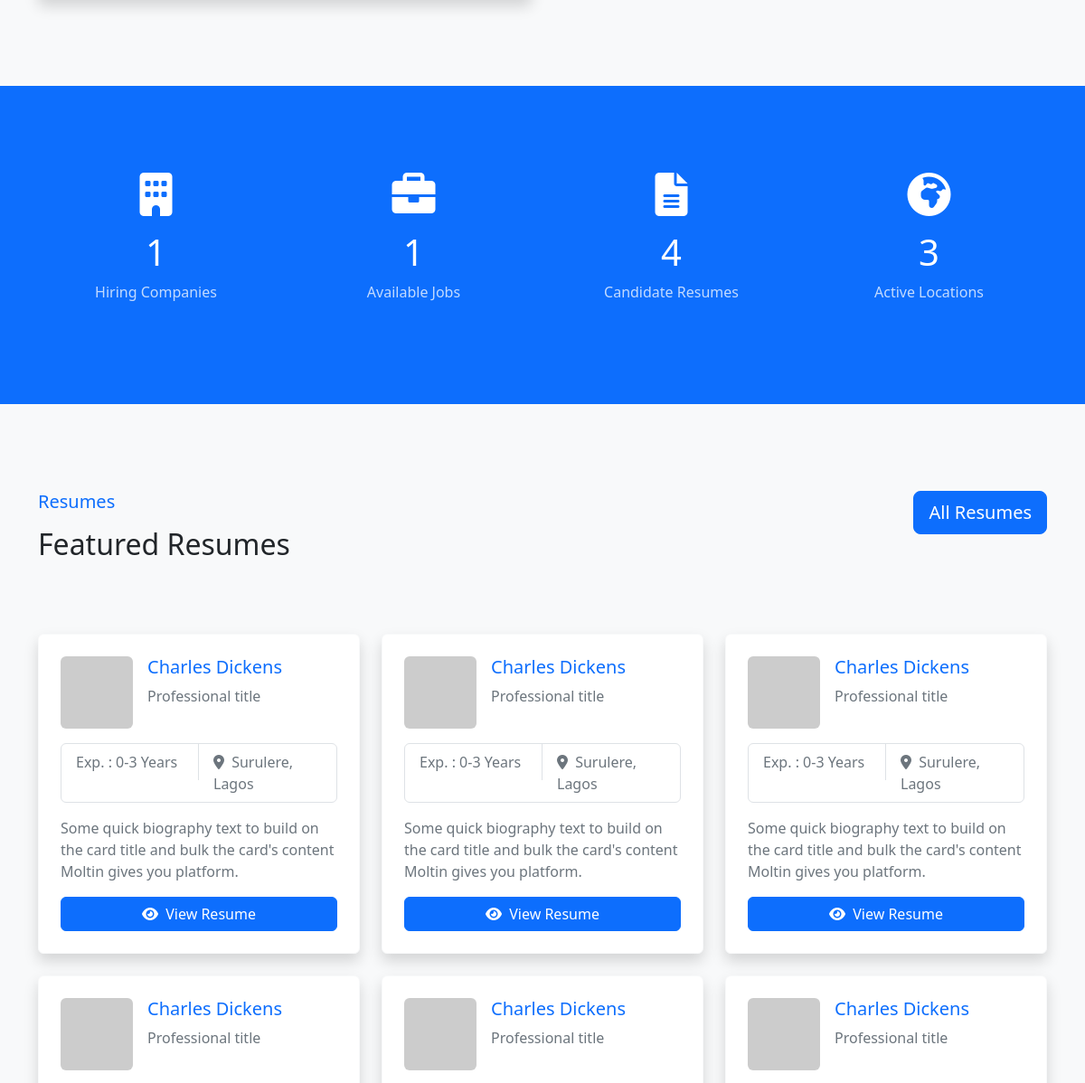
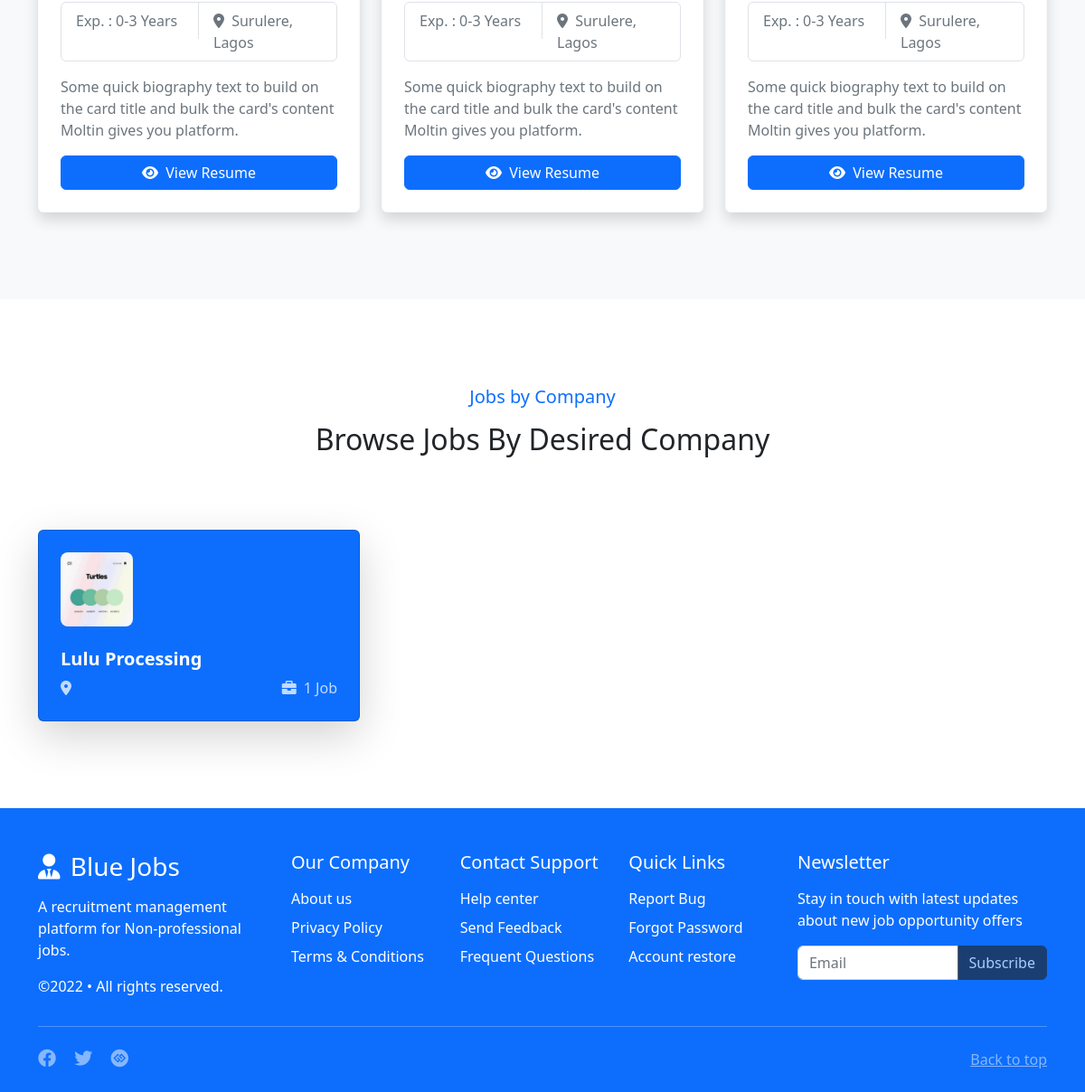
The app's page / (lower part), older data (2 pictures, top to bottom).
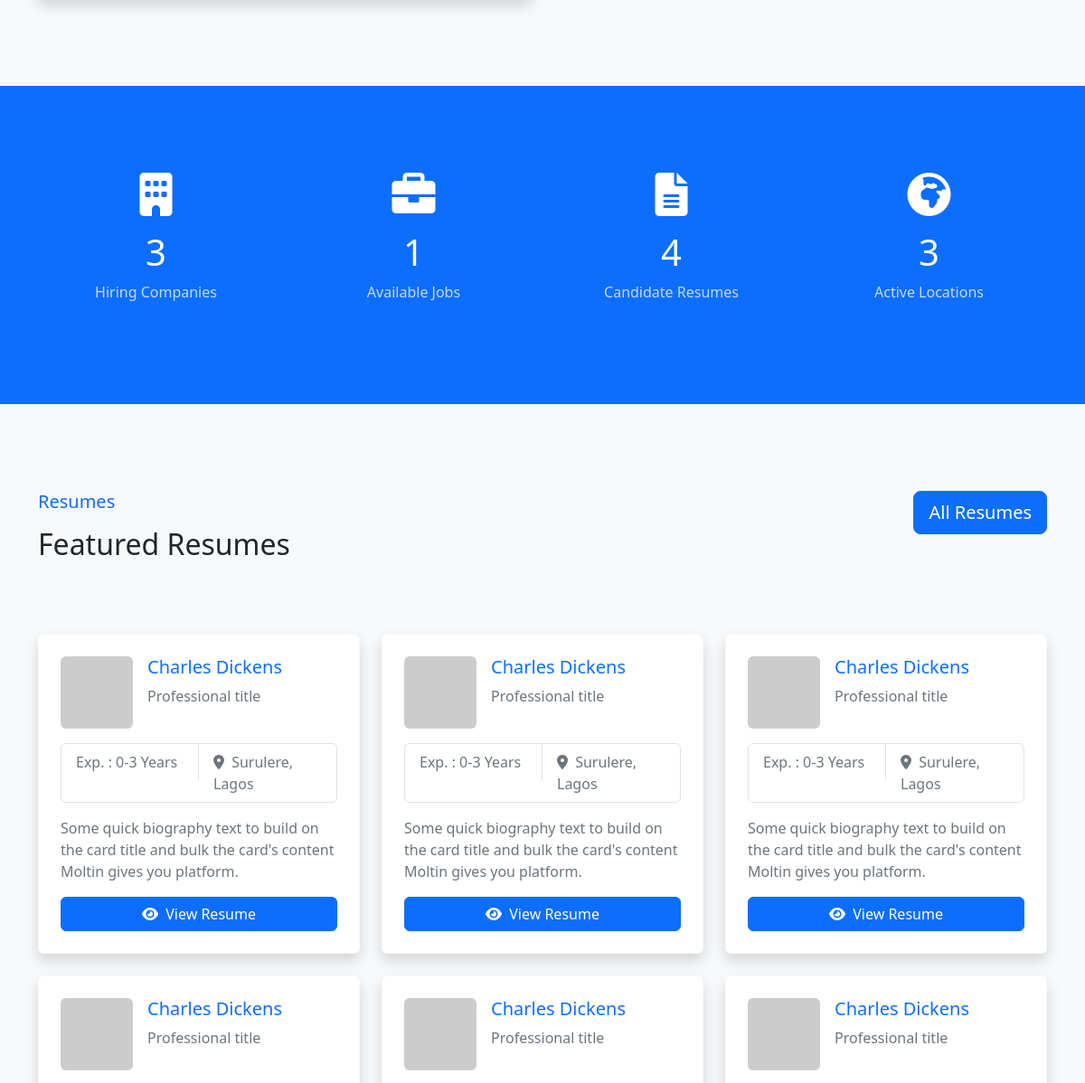
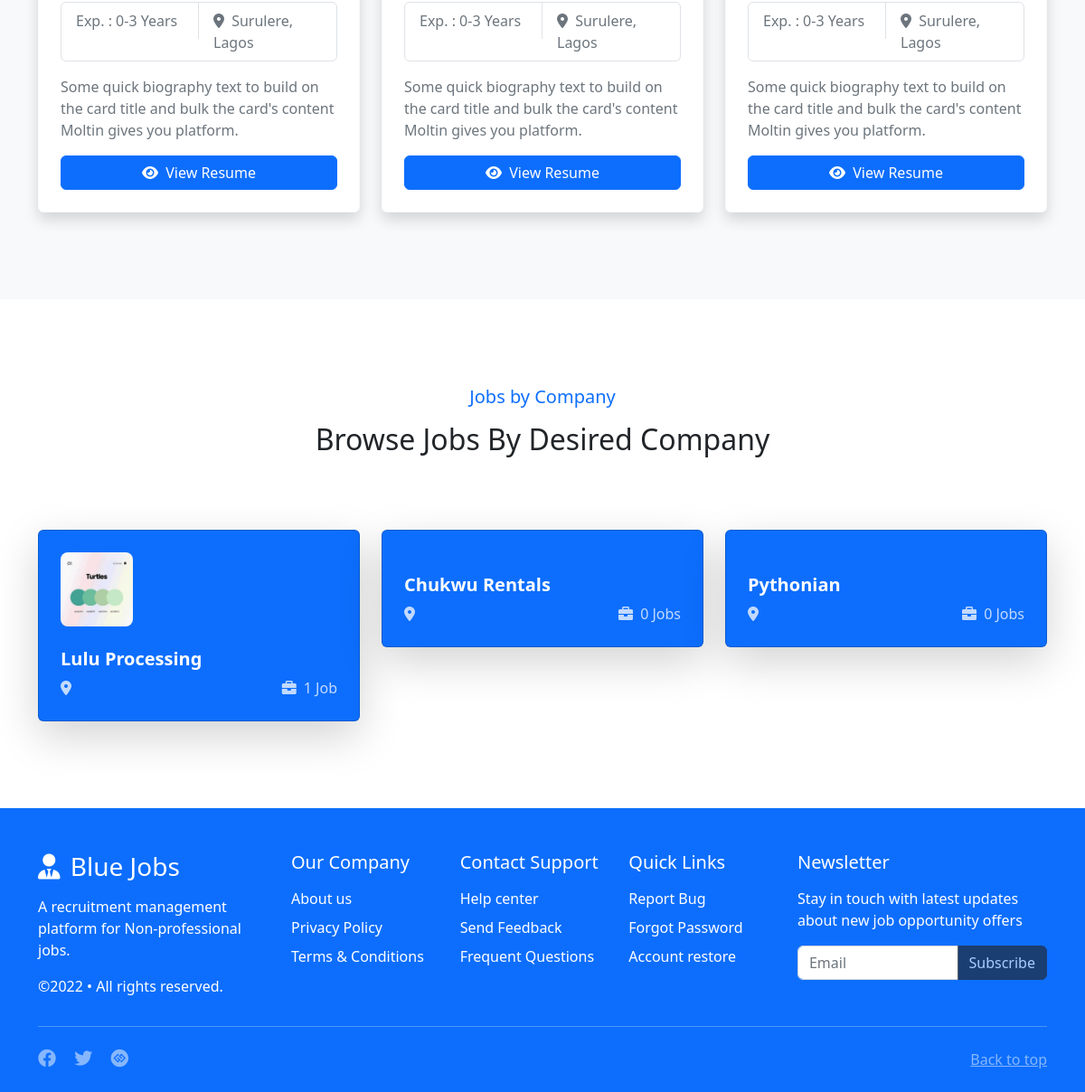
The same page, newer data (2 pictures, top to bottom).
### account/models.py (models this page shows, shortened)
class Company(models.Model):
    user = models.OneToOneField(User, on_delete=models.CASCADE)
    name = models.CharField('Company name', max_length=100, unique=True)
    about = models.TextField(max_length=5000)
    logo = models.ImageField(upload_to='logos', blank=True) # crop logo to 80x80
    contact_person = models.CharField(max_length=255)
    position_in_company = models.CharField(max_length=50)
    established = models.DateField(blank=True, null=True)
    website = models.URLField(blank=True, null=True)
    address = models.CharField(max_length=50, blank=True)
    staff_strength = models.CharField('Number of employees', max_length=50, blank=True)
    phone_number = models.CharField(max_length=13, blank=True)
    created = models.DateTimeField(_('Created'), auto_now_add=True)
    updated = models.DateTimeField(_('Updated'), auto_now=True)
    class Meta:
        verbose_name_plural = 'Companies'

### django_jobs/views.py (the view)
# urls.py: path('', home, name='home'),
def home(request):
    jobs = Job.active.all()[:4]
    companies = Company.objects.all()[:6]
    template = 'home.html'
    context = {
        'jobs': jobs,
        'companies': companies,
        'states': State.objects.all().count(),
    }
    return render(request, template, context)

### jobs/managers.py (called while the page is built)
    def get_queryset(self):
        return super().get_queryset().filter(status=self.model.JobStatus.ACTIVE)

### jobs/models.py (called while the page is built)
    def __str__(self):
        return self.name

    def __str__(self):
        return self.name

    def get_absolute_url(self):
        return reverse('jobs:detail', kwargs={'slug': self.slug})

### templates/home.html (shortened to what this page needs)
{% extends "base.html" %}
{% load static %}
{% block content %}
<section class="bg-light py-lg-5">
</section>
<section class="bg-primary py-lg-5">
    <div class="container my-5">
        <div class="row g-4">
            <div class="col-lg-3 col-sm-6 text-center text-white">
                <i class="fa-solid fa-building fa-3x mb-3"></i>
                <h1>{{ companies.count }}</h1>
                <p class="opacity-75">Hiring Companies</p>
            </div>
            <div class="col-lg-3 col-sm-6 text-center text-white">
                <i class="fa-solid fa-briefcase fa-3x mb-3"></i>
                <h1>{{ jobs.count }}</h1>
                <p class="opacity-75">Available Jobs</p>
            </div>
            <div class="col-lg-3 col-sm-6 text-center text-white">
                <i class="fa-solid fa-file-lines fa-3x mb-3"></i>
                <h1>{{ resumes.count }}4</h1>
                <p class="opacity-75">Candidate Resumes</p>
            </div>
            <div class="col-lg-3 col-sm-6 text-center text-white">
                <i class="fa-solid fa-earth-africa fa-3x mb-3"></i>
                <h1>{{ states }}</h1>
                <p class="opacity-75">Active Locations</p>
            </div>
        </div>
    </div>
</section>
<section class="bg-light py-lg-5">
    <div class="container my-5">
        <div class="row g-4">
            <div class="mb-lg-5">
                <a href="{# 'resumes' %}" class="float-end btn btn-primary btn-lg">All Resumes</a>
                <h5 class="text-primary mb-3">Resumes</h5>
                <h2>Featured Resumes</h2>
            </div>
            <div class="col-lg-4">{% include 'partials/_resume_grid.html' %}</div>
            <div class="col-lg-4">{% include 'partials/_resume_grid.html' %}</div>
            <div class="col-lg-4">{% include 'partials/_resume_grid.html' %}</div>
            <div class="col-lg-4">{% include 'partials/_resume_grid.html' %}</div>
            <div class="col-lg-4">{% include 'partials/_resume_grid.html' %}</div>
            <div class="col-lg-4">{% include 'partials/_resume_grid.html' %}</div>
        </div>
    </div>
</section>
<section class="bg-white py-lg-5">
    <div class="container my-5">
        <div class="row g-4">
            <div class="text-center mb-lg-5">
                <h5 class="text-primary mb-3">Jobs by Company</h5>
                <h2>Browse Jobs By Desired Company</h2>
            </div>
            {% for company in companies %}
            <div class="col-lg-4 col-md-6">{% include 'partials/_company_grid.html' %}</div>
            {% empty %}
            <div class="d-flex justify-content-center mt-5">
                <img src="{% static 'img/empty.svg' %}" class="img-fluid w-25" alt="">
            </div>
            {% endfor %}
        </div>
    </div>
</section>
{% endblock %}

### templates/partials/_company_grid.html
<div class="card bg-primary shadow-lg">
    <div class="card-body p-4">
        {% if company.logo %}<img src="{{ company.logo.url }}" width="80px" height="80px" alt="{{ company.name }}" class="img-fluid rounded-3">{% endif %}
        <div class="mt-4">
            <a href="{% url 'jobs:company_detail' company.id %}">
                <h5 class="fw-bold mb-2 text-white">{{ company.name }}</h5>
            </a>
            <div class="d-flex justify-content-between text-white opacity-75">
                <span><i class="fa-solid fa-location-dot me-1"></i> {{ company.location }}</span>
                <span><i class="fa-solid fa-briefcase me-1"></i> {{ company.jobs.count }} Job{{ company.jobs.count|pluralize }}</span>
            </div>
        </div>
    </div>
</div>

Row changes from the older to the newer data that the page shows:
added Company: name "Chukwu Rentals", jobs.count "0"
added Company: name "Pythonian", jobs.count "0"
Text that changed along with them:
{{ companies.count }}: "1" → "3"
